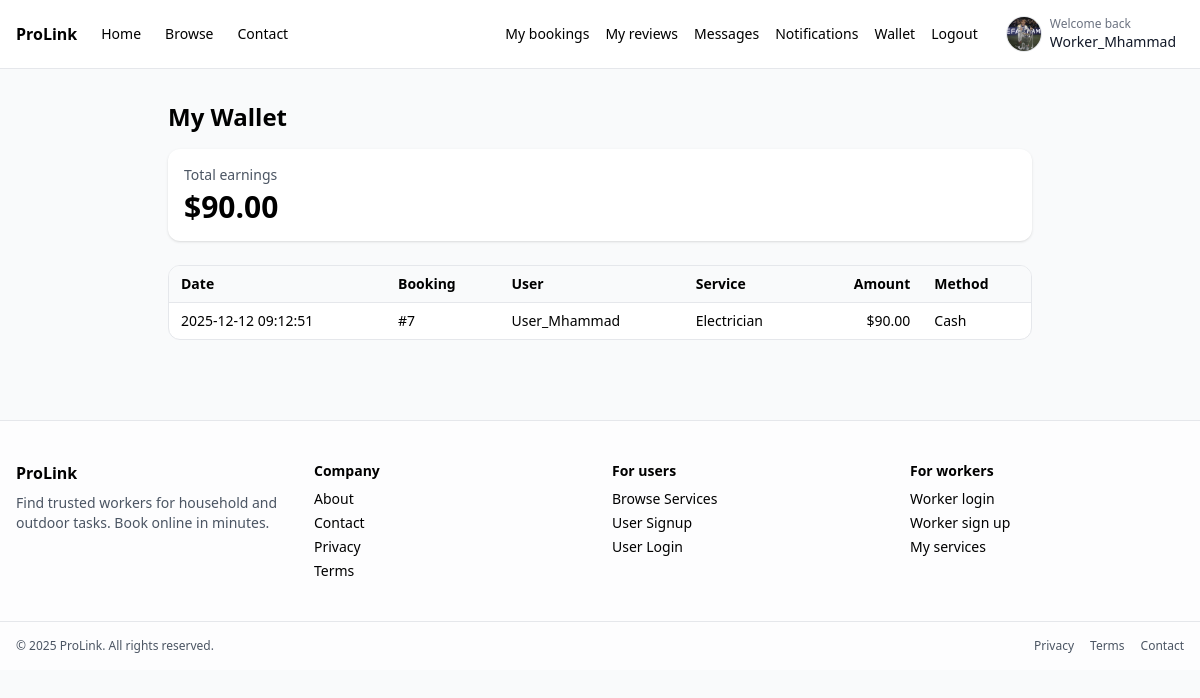
Page /worker/wallet.php (signed in) on the committed database.
### tables this page shows
CREATE TABLE `workers` (
  `worker_id` int(11) NOT NULL,
  `full_name` varchar(100) NOT NULL,
  `email` varchar(100) NOT NULL,
  `password` varchar(255) NOT NULL,
  `phone` varchar(20) DEFAULT NULL,
  `skill_category` varchar(100) DEFAULT NULL,
  `hourly_rate` decimal(10,2) DEFAULT NULL,
  `bio` text DEFAULT NULL,
  `rating` float DEFAULT 0,
  `created_at` timestamp NOT NULL DEFAULT current_timestamp(),
  `status` enum('active','inactive') DEFAULT 'active',
  `profile_image` varchar(255) DEFAULT NULL
);

CREATE TABLE `payments` (
  `payment_id` int(11) NOT NULL,
  `booking_id` int(11) NOT NULL,
  `user_id` int(11) NOT NULL,
  `worker_id` int(11) NOT NULL,
  `amount` decimal(10,2) NOT NULL,
  `method` enum('cash','card') NOT NULL,
  `status` enum('completed','failed') NOT NULL DEFAULT 'completed',
  `created_at` timestamp NOT NULL DEFAULT current_timestamp()
);

CREATE TABLE `bookings` (
  `booking_id` int(11) NOT NULL,
  `user_id` int(11) NOT NULL,
  `worker_id` int(11) NOT NULL,
  `service_id` int(11) NOT NULL,
  `status` enum('pending','accepted','completed','cancelled') DEFAULT 'pending',
  `booking_date` timestamp NOT NULL DEFAULT current_timestamp(),
  `scheduled_at` datetime DEFAULT NULL,
  `notes` text DEFAULT NULL
);

CREATE TABLE `users` (
  `user_id` int(11) NOT NULL,
  `full_name` varchar(100) NOT NULL,
  `email` varchar(100) NOT NULL,
  `password` varchar(255) NOT NULL,
  `phone` varchar(20) DEFAULT NULL,
  `address` varchar(255) DEFAULT NULL,
  `profile_image` varchar(255) DEFAULT NULL,
  `created_at` timestamp NOT NULL DEFAULT current_timestamp()
);

CREATE TABLE `services` (
  `service_id` int(11) NOT NULL,
  `worker_id` int(11) NOT NULL,
  `title` varchar(150) NOT NULL,
  `description` text NOT NULL,
  `category` varchar(100) NOT NULL,
  `price` decimal(10,2) NOT NULL,
  `location` varchar(150) DEFAULT NULL,
  `status` enum('active','inactive') DEFAULT 'active',
  `created_at` timestamp NOT NULL DEFAULT current_timestamp()
);

### worker/wallet.php (the view, shortened to what this page needs)
<?php
$root = dirname(__DIR__);
function h($s){ return htmlspecialchars($s ?? '', ENT_QUOTES, 'UTF-8'); }
$worker_id = (int)$_SESSION['worker_id'];
$st = $conn->prepare("SELECT COALESCE(SUM(amount),0) AS total FROM payments WHERE worker_id = ? AND status = 'completed'");
$st->bind_param('i', $worker_id);
$st->execute();
$res = $st->get_result();
$row = $res->fetch_assoc();
$total = (float)($row['total'] ?? 0);
$sql = "
SELECT p.payment_id, p.amount, p.method, p.created_at,
       b.booking_id,
       s.title AS service_title,
       u.full_name AS user_name
FROM payments p
JOIN bookings b ON b.booking_id = p.booking_id
JOIN services s ON s.service_id = b.service_id
JOIN users u ON u.user_id = p.user_id
WHERE p.worker_id = ?
ORDER BY p.created_at DESC
";
$st = $conn->prepare($sql);
$st->bind_param('i', $worker_id);
$st->execute();
$res = $st->get_result();
$rows = [];
while ($r = $res->fetch_assoc()) { $rows[] = $r; }
?>
<!DOCTYPE html>
<html lang="en">
<head>
  <script src="https://cdn.tailwindcss.com"></script>
</head>
<body class="bg-gray-50 min-h-screen">
  <?php include $root . '/partials/navbar.php'; ?>
  <div class="max-w-4xl mx-auto px-4 py-8">
    <h1 class="text-2xl font-bold mb-4">My Wallet</h1>
    <div class="bg-white rounded-xl shadow p-4 mb-6">
      <div class="text-sm text-gray-600">Total earnings</div>
      <div class="text-3xl font-semibold mt-1">$<?= number_format($total, 2) ?></div>
    </div>
    <?php if (empty($rows)): ?>
      <div class="bg-white rounded-xl border p-4 text-gray-600">
        You don't have any payments yet.
      </div>
    <?php else: ?>
      <div class="bg-white rounded-xl border overflow-x-auto">
        <table class="min-w-full text-sm">
          <thead class="bg-gray-50 border-b">
            <tr>
              <th class="px-3 py-2 text-left">Date</th>
              <th class="px-3 py-2 text-left">Booking</th>
              <th class="px-3 py-2 text-left">User</th>
              <th class="px-3 py-2 text-left">Service</th>
              <th class="px-3 py-2 text-right">Amount</th>
              <th class="px-3 py-2 text-left">Method</th>
            </tr>
          </thead>
          <tbody>
            <?php foreach ($rows as $p): ?>
              <tr class="border-b last:border-0">
                <td class="px-3 py-2"><?= h($p['created_at']) ?></td>
                <td class="px-3 py-2">#<?= (int)$p['booking_id'] ?></td>
                <td class="px-3 py-2"><?= h($p['user_name']) ?></td>
                <td class="px-3 py-2"><?= h($p['service_title']) ?></td>
                <td class="px-3 py-2 text-right">$<?= number_format((float)$p['amount'], 2) ?></td>
                <td class="px-3 py-2"><?= h(ucfirst($p['method'])) ?></td>
              </tr>
            <?php endforeach; ?>
          </tbody>
        </table>
      </div>
    <?php endif; ?>
  </div>
  <?php include $root . '/partials/footer.php'; ?>
</body>
</html>

### partials/navbar.php (shortened to what this page needs)
<?php
$root = dirname(__DIR__);
$baseUrl = defined('BASE_URL') ? rtrim((string)BASE_URL, '/') : '/Prolink';
if (!function_exists('initials_from_name')) {
  function initials_from_name(string $name): string {
    $name = trim(str_replace('_', ' ', $name));
    $parts = preg_split('/\s+/', $name);
    $ini = '';
    foreach ($parts as $p) {
      $p = trim($p);
      $ini .= function_exists('mb_substr') ? mb_strtoupper(mb_substr($p, 0, 1)) : strtoupper(substr($p, 0, 1));
      $len = function_exists('mb_strlen') ? mb_strlen($ini) : strlen($ini);
      if ($len >= 2) break;
    }
    return $ini !== '' ? $ini : 'U';
  }
}
if (!function_exists('prolink_profile_image_from_db')) {
  function prolink_profile_image_from_db(?string $relPath, string $baseUrl, string $root): ?string {
    $relPath = trim((string)$relPath);
    $relPath = ltrim($relPath, '/');
    $fs = $root . '/' . $relPath;
    return $baseUrl . '/' . $relPath . '?v=' . @filemtime($fs);
  }
}
?>
<nav class="bg-white border-b">
  <div class="max-w-7xl mx-auto px-4 py-3 flex items-center justify-between">
    <div class="flex items-center gap-6">
      <a href="<?= h($baseUrl) ?>/" class="font-bold">ProLink</a>
      <a href="<?= h($baseUrl) ?>/" class="text-sm">Home</a>
      <a href="<?= h($baseUrl) ?>/browse.php" class="text-sm">Browse</a>
      <a href="<?= h($baseUrl) ?>/pages/contact.php" class="text-sm">Contact</a>
    </div>
    <div class="flex items-center gap-4">
      <?php if (!empty($_SESSION['user_id'])): ?>
        <?php
          $uid = (int)$_SESSION['user_id'];
          $displayName = 'User';
          $profileImageRel = null;
          $hasImgCol = (function_exists('col_exists') && isset($conn) && ($conn instanceof mysqli))
            ? col_exists($conn, 'users', 'profile_image')
            : false;
          if (isset($conn) && ($conn instanceof mysqli)) {
            if ($hasImgCol) {
              $st = @$conn->prepare('SELECT full_name, profile_image FROM users WHERE user_id=? LIMIT 1');
            } else {
              $st = @$conn->prepare('SELECT full_name FROM users WHERE user_id=? LIMIT 1');
            }
            if ($st) {
              @$st->bind_param('i', $uid);
              @$st->execute();
              $res = @$st->get_result();
              $row = $res ? $res->fetch_assoc() : null;
              if (!empty($row['full_name'])) $displayName = (string)$row['full_name'];
              if ($hasImgCol && !empty($row['profile_image'])) $profileImageRel = (string)$row['profile_image'];
              @$st->close();
            }
          }
          $imgUrl = prolink_profile_image_from_db($profileImageRel, $baseUrl, $root);
          if (!$imgUrl) {
            $imgUrl = prolink_profile_image_legacy('user', $uid, $baseUrl, $root);
          }
          $initials = initials_from_name($displayName);
        ?>
        <a class="text-sm" href="<?= h($baseUrl) ?>/user/my-bookings.php">My bookings</a>
        <a class="text-sm" href="<?= h($baseUrl) ?>/user/user-messages.php">Messages</a>
        <a class="text-sm" href="<?= h($baseUrl) ?>/user/notifications.php">Notifications</a>
        <a class="text-sm" href="<?= h($baseUrl) ?>/user/wallet.php">Wallet</a>
        <a class="text-sm" href="<?= h($baseUrl) ?>/user/my-reviews.php">My reviews</a>
        <a class="text-sm" href="<?= h($baseUrl) ?>/auth/logout.php">Logout</a>
        <a href="<?= h($baseUrl) ?>/user/profile.php"
           class="flex items-center gap-2 ml-1 px-2 py-1 rounded-full hover:bg-gray-50"
           title="Edit profile">
          <?php if (!empty($imgUrl)): ?>
            <img src="<?= h($imgUrl) ?>" alt="Profile" class="w-9 h-9 rounded-full object-cover border" />
          <?php else: ?>
            <div class="w-9 h-9 rounded-full bg-blue-600 text-white flex items-center justify-center text-xs font-semibold">
              <?= h($initials) ?>
            </div>
          <?php endif; ?>
          <div class="hidden md:block leading-tight">
            <div class="text-xs text-gray-500">Welcome back</div>
            <div class="text-sm font-medium text-gray-900 max-w-[180px] truncate"><?= h($displayName) ?></div>
          </div>
        </a>
      <?php elseif (!empty($_SESSION['worker_id'])): ?>
        <?php
          $wid = (int)$_SESSION['worker_id'];
          $displayName = $_SESSION['worker_name'] ?? 'Worker';
          $profileImageRel = null;
          $hasImgCol = (function_exists('col_exists') && isset($conn) && ($conn instanceof mysqli))
            ? col_exists($conn, 'workers', 'profile_image')
            : false;
          if (isset($conn) && ($conn instanceof mysqli)) {
            if ($hasImgCol) {
              $st = @$conn->prepare('SELECT full_name, profile_image FROM workers WHERE worker_id=? LIMIT 1');
            } else {
              $st = @$conn->prepare('SELECT full_name FROM workers WHERE worker_id=? LIMIT 1');
            }
            if ($st) {
              @$st->bind_param('i', $wid);
              @$st->execute();
              $res = @$st->get_result();
              $row = $res ? $res->fetch_assoc() : null;
              if (!empty($row['full_name'])) $displayName = (string)$row['full_name'];
              if ($hasImgCol && !empty($row['profile_image'])) $profileImageRel = (string)$row['profile_image'];
            }
          }
          $imgUrl = prolink_profile_image_from_db($profileImageRel, $baseUrl, $root);
          $initials = initials_from_name((string)$displayName);
        ?>
        <a class="text-sm" href="<?= h($baseUrl) ?>/worker/bookings.php">My bookings</a>
        <a class="text-sm" href="<?= h($baseUrl) ?>/worker/reviews.php">My reviews</a>
        <a class="text-sm" href="<?= h($baseUrl) ?>/worker/messages.php">Messages</a>
        <a class="text-sm" href="<?= h($baseUrl) ?>/worker/notifications.php">Notifications</a>
        <a class="text-sm" href="<?= h($baseUrl) ?>/worker/wallet.php">Wallet</a>
        <a class="text-sm" href="<?= h($baseUrl) ?>/auth/logout.php">Logout</a>
        <a href="<?= h($baseUrl) ?>/worker/profile.php"
           class="flex items-center gap-2 ml-1 px-2 py-1 rounded-full hover:bg-gray-50"
           title="Edit profile">
          <?php if (!empty($imgUrl)): ?>
            <img src="<?= h($imgUrl) ?>" alt="Profile" class="w-9 h-9 rounded-full object-cover border" />
          <?php else: ?>
            <div class="w-9 h-9 rounded-full bg-blue-600 text-white flex items-center justify-center text-xs font-semibold">
              <?= h($initials) ?>
            </div>
          <?php endif; ?>
          <div class="hidden md:block leading-tight">
            <div class="text-xs text-gray-500">Welcome back</div>
            <div class="text-sm font-medium text-gray-900 max-w-[180px] truncate"><?= h((string)$displayName) ?></div>
          </div>
        </a>
      <?php elseif (!empty($_SESSION['admin_id'])): ?>
        <a class="text-sm" href="<?= h($baseUrl) ?>/admin/view-notifications.php">Notifications</a>
        <a class="text-sm" href="<?= h($baseUrl) ?>/auth/logout.php">Logout</a>
      <?php else: ?>
        <a class="text-sm" href="<?= h($baseUrl) ?>/auth/login.php">Login</a>
        <a class="text-sm bg-blue-600 text-white px-3 py-1 rounded" href="<?= h($baseUrl) ?>/auth/register.php">Sign up</a>
      <?php endif; ?>
    </div>
  </div>
</nav>

### rows in the picture
workers: profile_image (picture), full_name "Worker_Mhammad"
payments: created_at "2025-12-12 09:12:51", booking.booking_id "7", user.full_name "User_Mhammad", services.title "Electrician", amount "90.00", method "Cash"

### other values in the picture
$total "90.00"
